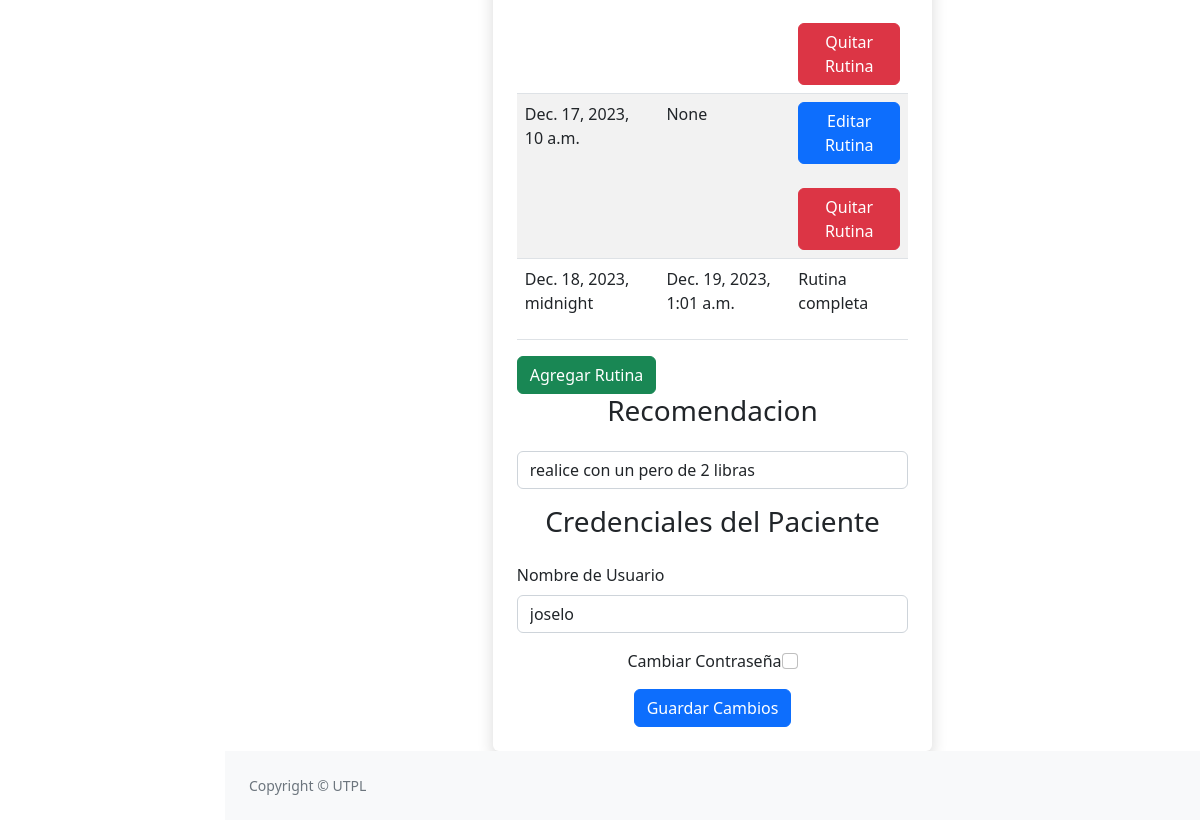
The app's page /update/14/ (signed in, lower part), older data.
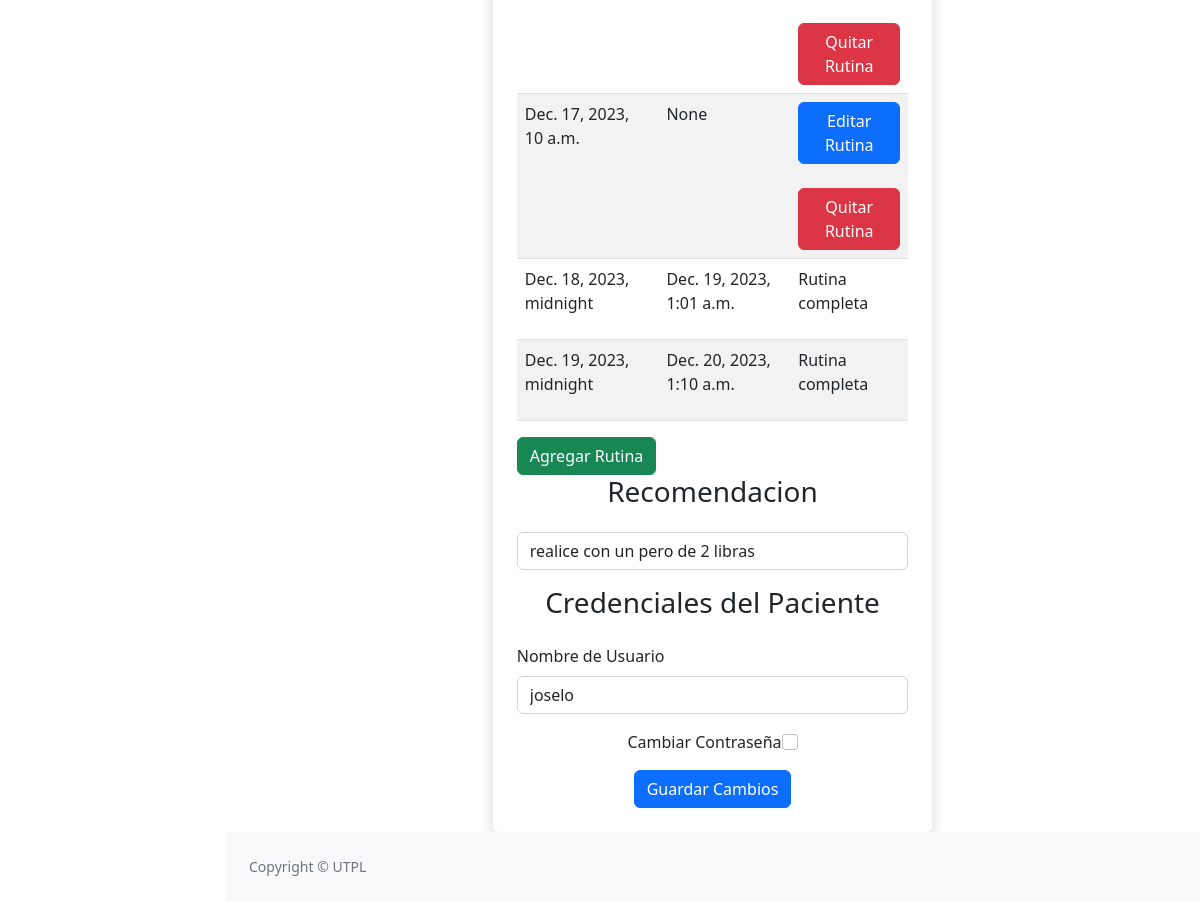
The same page, newer data.
### AppRehabilitation/models.py (models this page shows, shortened)
class Rutina(models.Model):
    numero_rutina = models.PositiveIntegerField()
    paciente = models.ForeignKey(Paciente, on_delete=models.CASCADE, related_name='rutinas')
    repeticiones_asignadas = models.PositiveIntegerField()
    tiempo_descanso_repeticiones = models.PositiveIntegerField()  # Tiempo de descanso en segundos entre repeticiones
    fecha_inicio = models.DateTimeField(null=True, blank=True)
    fecha_fin = models.DateTimeField(null=True, blank=True)
    is_completed = models.BooleanField(null=True, blank=True)

### AppRehabilitation/views.py (the view, shortened to what this page needs)
# urls.py: path('update/<int:paciente_id>/', paciente_update, name='paciente_update'),
@login_required
def paciente_update(request, paciente_id):
    error_message = ''
    paciente = Paciente.objects.get(id=paciente_id)
    user = User.objects.get(id=paciente.usuario_id)
    rutinas = paciente.rutinas.all()
    form = PacienteForm(request.POST, instance=paciente)
    return render(request, 'actualizar_Paciente.html', {
        'paciente': paciente,
        'rutinas': rutinas,
        'username': user.username,
        'error': error_message,
        'form':form,
    })

### AppRehabilitation/forms.py
class PacienteForm(ModelForm):
    username = forms.CharField(max_length=150, required=True)
    password = forms.CharField(widget=forms.PasswordInput, required=True)
    class Meta:
        model = Paciente
        fields = ['nombres', 'apellidos', 'correo', 'cedula', 'direccion', 'celular', 'genero', 'edad', 'tipo_lesion','rutinas_asignadas','tiempo_descanso_entre_rutinas', 'recomendacion', 'username', 'password']

### AppRehabilitation/templates/actualizar_Paciente.html (shortened to what the changed rows need)
{% load static %}
<!DOCTYPE html>
<html lang="en">
<head>
</head>
<body class="sb-nav-fixed">
    {% include 'menu.html' %}
    <div id="layoutSidenav">
        <div id="layoutSidenav_content">
            <main>
                <div class="container-fluid px-4">
                    <div class="container mt-5">
                        <div class="row justify-content-center">
                            <div class="col-md-6">
                                {% block content %}
                                            {% for rutina in rutinas %}
                                                <tr>
                                                    <td>{{ rutina.fecha_inicio }}</td>
                                                    <td>{{ rutina.fecha_fin }}</td>
                                                    <td>
                                                        {% if not rutina.is_completed %}
                                                            <a class="btn btn-primary open-dialog-edit" data-rutina-id="{{ rutina.numero_rutina }}" data-rutina-fecha="{{ rutina.fecha_inicio|date:"Y-m-d" }}" data-paciente-id="{{ paciente.id }}">Editar Rutina</a>
                                                            </div> <br> <br>
                                                            <button class="btn btn-danger delete-rutina-btn" data-rutina-id="{{ rutina.numero_rutina }}" data-paciente-id="{{ paciente.id }}">Quitar Rutina</button>
                                                        {% else %}
                                                            <p>Rutina completa</p>
                                                        {% endif %}
                                                    </td>
                                                </tr>
                                            {% empty %}
                                                <tr>
                                                    <td colspan="3">No hay rutinas disponibles.</td>
                                                </tr>
                                            {% endfor %}
                                    <a  id="open-dialog" class="btn btn-success">Agregar Rutina</a>
                                    <div class="mb-3">
                                        <h3 class="text-center mb-4">Recomendacion</h3>
                                        <input type="text" class="form-control" id="{{ form.recomendacion.id_for_label }}" name="{{ form.recomendacion.name }}" value="{{ paciente.recomendacion }}" maxlength="300">
                                    </div>
                                    <h3 class="text-center mb-4">Credenciales del Paciente</h3>
                                    <div class="mb-3">
                                        <label for="{{ form.username.id_for_label }}" class="form-label font-weight-bold">Nombre de Usuario</label>
                                        <input type="text" class="form-control" id="{{ form.username.id_for_label }}" name="username" value="{{ username }}" required>
                                    </div>
                                    <div class="mb-3">
                                        <div class="d-flex justify-content-center">
                                        </div>
                                    </div>
                                    <div class="d-flex justify-content-center">
                                        <button type="submit" class="btn btn-primary">Guardar Cambios</button>
                                    </div>
                                {% endblock %}
                            </div>
                        </div>
                    </div>
</body>
</html>

Row changes from the older to the newer data that the page shows:
added Rutina: fecha_inicio "Dec. 19, 2023, midnight", fecha_fin "Dec. 20, 2023, 1:10 a.m.", is_completed "Rutina completa"
